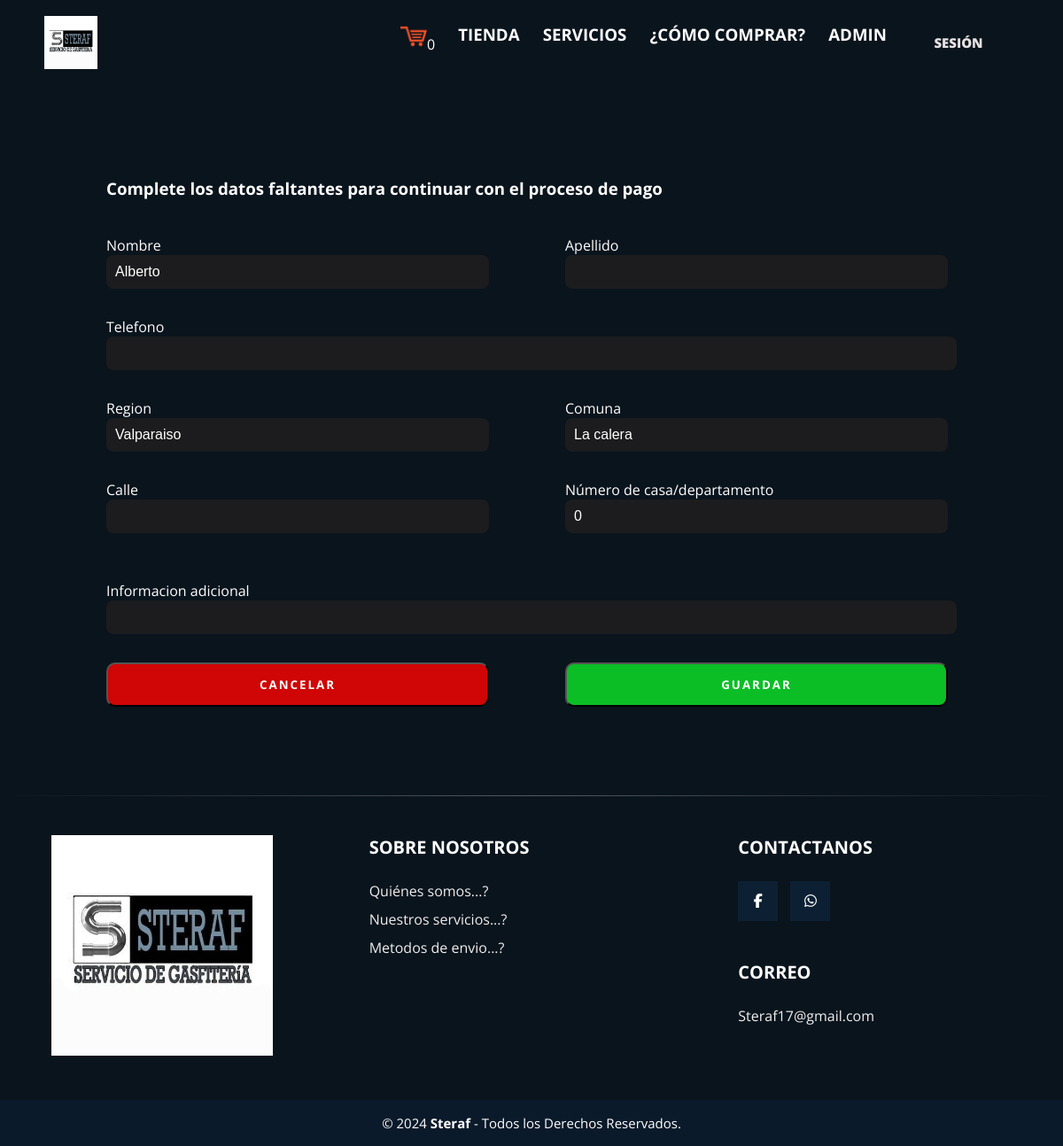
Screenshot of /pagar.php (signed in) with the database file from the repository.
### tables this page shows
CREATE TABLE `usuarios` (
  `id` int(11) NOT NULL,
  `username` varchar(50) NOT NULL,
  `password` varchar(255) NOT NULL,
  `rol_id` int(11) DEFAULT NULL,
  `fecha_modificacion` datetime DEFAULT NULL
);

CREATE TABLE `informacion_usuario` (
  `id_usuario` int(11) NOT NULL,
  `nombre` varchar(50) DEFAULT NULL,
  `apellido` varchar(50) DEFAULT NULL,
  `telefono` varchar(20) DEFAULT NULL,
  `region` varchar(50) DEFAULT NULL,
  `comuna` varchar(50) DEFAULT NULL,
  `calle` varchar(100) DEFAULT NULL,
  `numero` int(11) DEFAULT NULL,
  `info_adicional` text DEFAULT NULL
);

### pagar.php (the view, shortened to what this page needs)
<?php require 'plantillas/cabecera.php'; ?>
<link rel="stylesheet" href="pagar.css">
<?php
if (isset($_SESSION['rol']) && isset($_SESSION['rol']['id'])) {
    $usuario_id = $_SESSION['rol']['id'];
    include 'global/conexion.php';
    $sql = "SELECT u.*, i.* FROM usuarios u INNER JOIN informacion_usuario i ON u.id = i.id_usuario WHERE u.id = ?";
    $stmt = $conexion->prepare($sql);
    $stmt->bind_param("i", $usuario_id);
    $stmt->execute();
    $resultado = $stmt->get_result();
    if ($resultado && $resultado->num_rows > 0) {
        $usuario = $resultado->fetch_assoc();
        $nombre_usuario = $usuario['nombre'];
        $apellido_usuario = $usuario['apellido'];
        $telefono_usuario = $usuario['telefono'];
        $region_usuario = $usuario['region'];
        $comuna_usuario = $usuario['comuna'];
        $calle_usuario = $usuario['calle'];
        $numero_usuario = $usuario['numero'];
        $info_adicional_usuario = $usuario['info_adicional'];
        if (empty($nombre_usuario) || empty($telefono_usuario) || empty($region_usuario) || empty($comuna_usuario) || empty($calle_usuario) || empty($numero_usuario)) { ?>
            <div class="container">
                <h3>Complete los datos faltantes para continuar con el proceso de pago</h3>
                <br><br><br>
                <form id="formulario-guardar-info" style="width: 100%;">
                    <div class="contenedor-padre">
                        <div class="contenedor-input">
                        <label for="nuevo_nombre">Nombre</label><br>
                        <input class="input" type="text" id="nuevo_nombre" name="nuevo_nombre" value="<?php echo $nombre_usuario; ?>" required>
                        </div>
                        <div class="contenedor-input">
                        <label for="nuevo_apellido">Apellido</label><br>
                        <input class="input" type="text" id="nuevo_apellido" name="nuevo_apellido" value="<?php echo $apellido_usuario; ?>">
                        </div>
                    </div>
                    <br>
                    <label for="nuevo_telefono">Telefono</label><br>
                    <input class="input" type="number" id="nuevo_telefono" name="nuevo_telefono" value="<?php echo $telefono_usuario; ?>" required>
                    <br><br>
                    <div class="contenedor-padre">
                        <div class="contenedor-input">
                        <label for="nueva_region">Region</label><br>
                        <input class="input" type="text" id="nueva_region" name="nueva_region" value="<?php echo $region_usuario; ?>" required>
                        </div>
                        <div class="contenedor-input">
                        <label for="nueva_comuna">Comuna</label><br>
                        <input class="input" type="text" id="nueva_comuna" name="nueva_comuna" value="<?php echo $comuna_usuario; ?>" required>
                        </div>
                    </div>
                    <br>
                    <div class="contenedor-padre">
                        <div class="contenedor-input">
                        <label for="nueva_calle">Calle</label><br>
                        <input class="input" type="text" id="nueva_calle" name="nueva_calle" value="<?php echo $calle_usuario; ?>" required>
                        </div>
                        <div class="contenedor-input">
                        <label for="nuevo_numero">Número de casa/departamento</label><br>
                        <input class="input" type="text" id="nuevo_numero" name="nuevo_numero" value="<?php echo $numero_usuario; ?>" required>
                        </div>
                    </div>
                    <br><br>
                    <label for="nueva_informacion">Informacion adicional</label><br>
                    <input class="input" type="text" id="nueva_informacion" name="nueva_informacion" value="<?php echo $info_adicional_usuario; ?>">
                    <br><br>
                    <div class="contenedor-padre">
                        <div class="contenedor-input">
                        <a href="catalogo.php"><input type="button" class="btn-cancelar" value="Cancelar"></a>
                        </div>
                        <div class="contenedor-input">
                        <input id="btn-guardar-info" type="submit" class="btn" value="Guardar">
                        </div>
                    </div>
                </form>
            </div>
        <?php } else {
            echo "No hay productos";
            header('location: catalogo.php');
        }
    } else {
        echo "No se encontró al usuario";
    }
} else {
    exit("No estás autenticado.");
}
?>

### plantillas/cabecera.css (style rules this page uses)
* { font-family: 'Open Sans', sans-serif; margin: 0; padding: 0; text-decoration: none; list-style: none; box-sizing: border-box; }

### pagar.css (style rules this page uses)
* { font-family: 'Open Sans', sans-serif; }
body { background-color: #0a141d; color: rgb(255, 255, 255); }
.container { width: 80%; margin: 100px auto 0; display: flex; flex-wrap: wrap; }
.input { font-family: Arial, sans-serif; font-size: 16px; color: #fff; background-color: rgb(28, 28, 30); border-radius: 8px; border: none; outline: none; padding: 10px; width: 100%; margin-bottom: 10px; transition: .4s; }
.contenedor-padre { display: flex; justify-content: space-between; }
.contenedor-input { width: 45%; margin-right: 10px; }
.btn { background-color: #0bbe26; padding: 14px; color: #fff; text-transform: uppercase; letter-spacing: 2px; cursor: pointer; border-radius: 10px; transition: .4s; font-weight: bold; width: 100%; text-align: center; }
.btn-cancelar { background-color: #d00505; padding: 14px; color: #fff; text-transform: uppercase; letter-spacing: 2px; cursor: pointer; border-radius: 10px; transition: .4s; font-weight: bold; width: 100%; text-align: center; }

### plantillas/pie.css (style rules this page uses)
* { margin: 0; padding: 0; box-sizing: border-box; font-family: 'Open Sans', sans-serif; }
.pie-pagina { width: 100%; background-color: #0a141d; }
.pie-pagina .grupo-1 { width: 100%; max-width: 1200px; margin: auto; display:grid; grid-template-columns: repeat(3, 1fr); grid-gap:50px; padding: 45px 0px; }
.pie-pagina .grupo-1 .box figure { width: 100%; height: 100%; display: flex; justify-content: center; align-items: center; }
.pie-pagina .grupo-1 .box figure img { width: 250px; }
.pie-pagina .grupo-1 .box h2 { color: #fff; margin-bottom: 25px; font-size: 20px; }
.pie-pagina .grupo-1 .box a { text-decoration: none; }
.pie-pagina .grupo-1 .box p { color: #efefef; margin-bottom: 10px; }
.pie-pagina .grupo-1 .red-social a { display: inline-block; text-decoration: none; width: 45px; height: 45px; line-height: 45px; color: #fff; margin-right: 10px; background-color: #0d2033; text-align: center; transition: all 300ms ease; }
.pie-pagina .grupo-2 { background-color: #0a1a2a; padding: 15px 10px; text-align: center; color: #fff; }
.pie-pagina .grupo-2 small { font-size: 15px; }
footer { margin-top: 100px; background-image: linear-gradient(to right, transparent, rgba(255, 255, 255, 0.299), transparent); background-size: 100% 1px; background-repeat: no-repeat; }

### rows the page displays
usuarios: nuevo_nombre "Alberto", nueva_region "Valparaiso", nueva_comuna "La calera", nuevo_numero "0"
